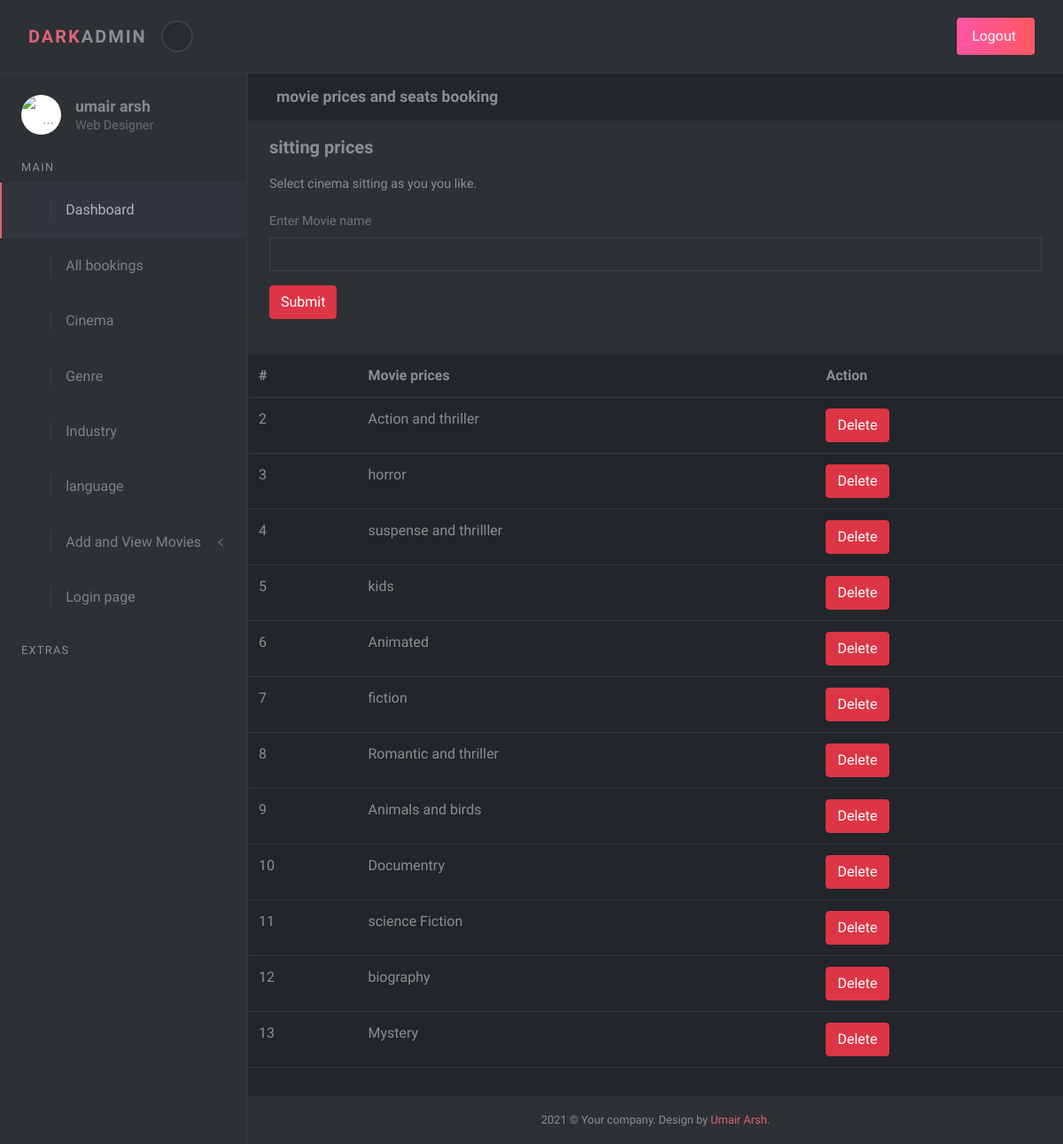
Page /ad/price.php on the committed database.
### tables this page shows
CREATE TABLE `tblgenre` (
  `genre_id` int(11) NOT NULL,
  `genre_name` text NOT NULL
);

### ad/price.php (the view, shortened to what this page needs)
<?php
include 'adh.php';
?>
<div class="page-content">
        <div class="page-header">
          <div class="container-fluid my-3">
            <h2 class="h5 no-margin-bottom">movie prices and seats booking</h2>
          </div>
        </div>
    <div class="col-lg-12 ">
    <div class="block">
                <div class="card">
                  <div class="card-header">
                    <h3 class="h4 mb-0">sitting prices</h3>
                  </div>
                  <div class="card-body pt-0">
                    <p class="text-sm">Select cinema sitting as you you like.</p>
                    <form method="post">
                      <div class="mb-3">
                        <label class="form-label" >Enter Movie name</label>
                        <input class="form-control" name="movie_name"  type="text" required >
                        <input type="submit" class="btn btn-danger mt-3" name="btngenre" >
                      </div>
                    </form>
                  </div>
                </div>
              </div>
              </div>
            <div class="col-lg-12">
              <div class="block">
                <div class="table-responsive">
                  <table class="table table-stripped table-hover">
                    <thead>
                      <tr>
                        <th>#</th>
                        <th>Movie prices</th>
                        <th>Action</th>
                      </tr>
                    </thead>
                      <?php
                      $select=mysqli_query($con,"select * from tblgenre");
                      foreach($select as $data){
                        echo "
                        <tbody>
                        <tr>
                                <td>$data[genre_id]</td>
                                <td>$data[genre_name]</td>
                                <td>
                                <a href='genredel.php?A=$data[genre_id]' class='btn btn-danger'>Delete</a>
                                </td>
                            </tr>
                            </tbody>";
                      }
                      ?>
                  </table>
                </div>
              </div>
            </div>
<?php
include 'adf.php';
?>

### rows in the picture
tblgenre: genre_id "2", genre_name "Action and thriller"
tblgenre: genre_id "3", genre_name "horror"
tblgenre: genre_id "4", genre_name "suspense and thrilller"
tblgenre: genre_id "5", genre_name "kids"
tblgenre: genre_id "6", genre_name "Animated"
tblgenre: genre_id "7", genre_name "fiction"
tblgenre: genre_id "8", genre_name "Romantic and thriller"
tblgenre: genre_id "9", genre_name "Animals and birds"
tblgenre: genre_id "10", genre_name "Documentry"
tblgenre: genre_id "11", genre_name "science Fiction"
tblgenre: genre_id "12", genre_name "biography"
tblgenre: genre_id "13", genre_name "Mystery"
